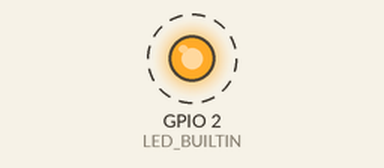
This sketch was run on a simulated ESP8266 (NodeMCU). On the bench: output pins drawn as LEDs (lit = HIGH, except the on-board LED, lit = LOW). Dashed ring = blinking. WiFi joins after 1.5 s; servers stay silent unless stated; what the sketch prints to the serial monitor is not drawn.

Above: at 2.15 s.
Timing chart, 0 to 6.6 s (numbered marks = the images above):
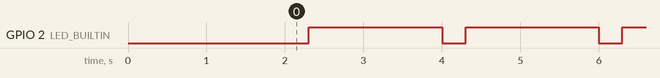

Measured:
- by itself, GPIO 2 (LED_BUILTIN): alternates HIGH for 1.7 s and LOW for 0.30 s
- by itself, everything shown: repeats every 6.0 s, in 6 steps

The sketch:

firmware_v1.0.0.ino
```cpp
#include <ArduinoJson.h>
#include <ESP8266HTTPClient.h>
#include <ESP8266httpUpdate.h>
#include <ESP8266WiFi.h>

#define SERVER_URL "http://192.168.1.108/check_update.php"

// Глобальная переменная для хранения текущей версии прошивки
String current_version = "firmware_v1.0.0.ino"; // Замените на вашу текущую версию прошивки

unsigned long lastCheckTime = 0;
unsigned long lastBlinkTime = 0;

void setup() {
    // Initialize serial communication for debugging
    Serial.begin(115200);

    // Connect to Wi-Fi
    WiFi.begin("login", "password");
    while (WiFi.status() != WL_CONNECTED) {
        delay(1000);
        Serial.println("Connecting to WiFi...");
    }
    Serial.println("Connected to WiFi");
    pinMode(LED_BUILTIN, OUTPUT);
}

void loop() {
    unsigned long currentMillis = millis();

    // Blink once every 2 sec
    if (currentMillis - lastBlinkTime >= 2000) {
        lastBlinkTime = currentMillis;
        digitalWrite(LED_BUILTIN, LOW);
        delay(300);
        digitalWrite(LED_BUILTIN, HIGH);
    }

    // Check for updates every 30 sec
    if (currentMillis - lastCheckTime >= 30000) {
        lastCheckTime = currentMillis;

      // Send a GET request to the server
      HTTPClient http;
      WiFiClient client;
      http.begin(client, SERVER_URL);
      int httpCode = http.GET();
      if (httpCode == 200) {
          // Parse the response
          String payload = http.getString();
          DynamicJsonDocument doc(1024);
          deserializeJson(doc, payload);
          String latest_version = doc["version"];
          String firmware_url = doc["url"];

          // If a new version is available, perform an OTA update
          if (latest_version != current_version) {
              Serial.println("New firmware version available, updating...");
              t_httpUpdate_return ret = ESPhttpUpdate.update(client, firmware_url, latest_version);
              switch (ret) {
                  case HTTP_UPDATE_FAILED:
                      Serial.printf("HTTP_UPDATE_FAILED Error (%d): %s", ESPhttpUpdate.getLastError(), ESPhttpUpdate.getLastErrorString().c_str());
                      break;
                  case HTTP_UPDATE_NO_UPDATES:
                      Serial.println("HTTP_UPDATE_NO_UPDATES");
                      break;
                  case HTTP_UPDATE_OK:
                      Serial.println("HTTP_UPDATE_OK");
                      current_version = latest_version; // Обновите текущую версию после успешного обновления
                      break;
              }
          } else {
              Serial.println("No new firmware version available");
          }
      } else {
          Serial.printf("GET request failed, error: %s", http.errorToString(httpCode).c_str());
      }
      http.end();
    }
}
```
